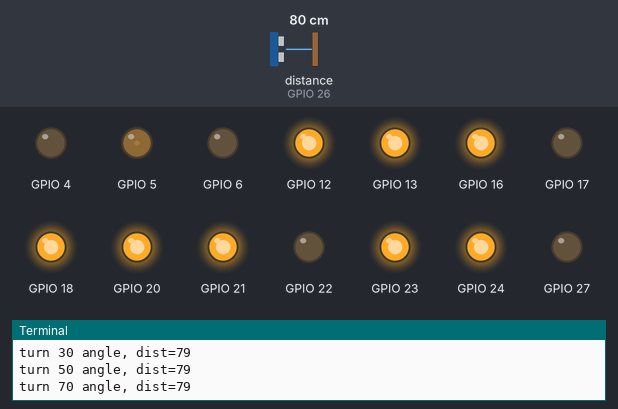
Simulated run of this program. Board: Raspberry Pi (BCM pin numbers). On the bench: output pins drawn as LEDs (lit = HIGH), the last lines printed to the terminal. The inputs (shaded band) are chosen by the test bench; at power-on: distance to the obstacle (sensor on GPIO 26) 80 cm. The echo pulse lasts 58.3 µs per cm; random numbers come from a fixed seed; the clock reads 2024-03-15 10:24:30 at power-on unless the program sets it; pins used as bus, display or sensor lines are not drawn.

Above: at 3.2 s.
3.3 s: distance to the obstacle (sensor on GPIO 26) set to 54 cm
At 5.0 s:
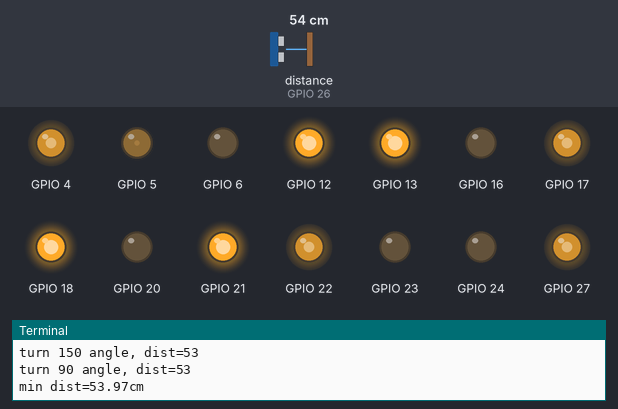
6.3 s: distance to the obstacle (sensor on GPIO 26) set to 46 cm
At 7.9 s:
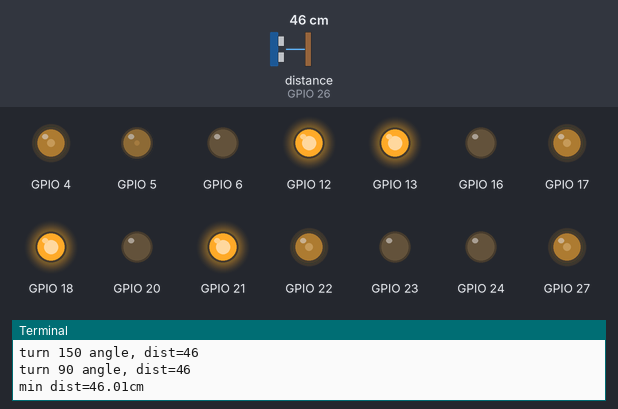
9.3 s: distance to the obstacle (sensor on GPIO 26) set to 22 cm
12.3 s: distance to the obstacle (sensor on GPIO 26) set to 18 cm
At 14.7 s:
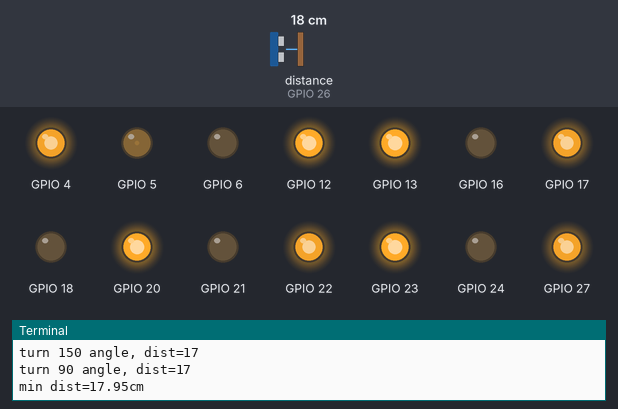
Timing chart, 0 to 16.3 s (numbered marks = the images above; inputs shaded):
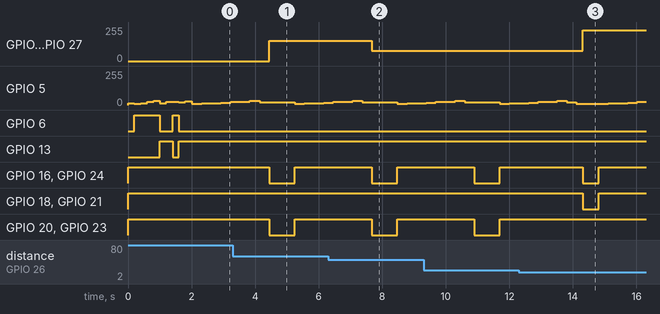

The program:

ai_car.py
```python
#!/usr/bin/python3
#encoding=utf-8

import time
import random
import RPi.GPIO as GPIO


class MyGPIO():
    init_count = 0
    mode = GPIO.BCM

    def __init__(self, idx, init_with_output, init_with_high=False):
        self.idx = idx
        if idx is None:
            return

        if MyGPIO.init_count == 0:
            GPIO.setmode(MyGPIO.mode)
        MyGPIO.init_count += 1

        if init_with_output: # 只有在输出的时候才可能会设置输出为高/低
            initial_status = GPIO.HIGH if init_with_high else GPIO.LOW
            GPIO.setup(idx, GPIO.OUT, initial=initial_status)
        else:
            GPIO.setup(idx, GPIO.IN)

    def __del__(self):
        if self.idx is None:
            return
        MyGPIO.init_count -= 1
        if MyGPIO.init_count == 0:
            GPIO.cleanup()

    def high(self):
        if self.idx is not None:
            GPIO.output(self.idx, GPIO.HIGH)

    def low(self):
        if self.idx is not None:
            GPIO.output(self.idx, GPIO.LOW)

    def input(self):
        if self.idx is not None:
            return GPIO.input(self.idx)

class MyPWM(MyGPIO):
    def __init__(self, idx, frequency):
        super(MyPWM, self).__init__(idx, init_with_output=True, init_with_high=False)
        self.pwm = GPIO.PWM(idx, frequency)
        self.pwm.start(0)

    def chanage_duty_cycle(self, cycle):
        self.pwm.ChangeDutyCycle(cycle)

class DistanceManager(object):
    steer_frequency = 50 # 50HZ
    def __init__(self, idx, idx_r=None, idx_g=None, idx_b=None, idx_trig=None, idx_ping=None):
        self.steer = MyPWM(idx, DistanceManager.steer_frequency)
        self.led_r = MyGPIO(idx_r, True)
        self.led_g = MyGPIO(idx_g, True)
        self.led_b = MyGPIO(idx_b, True)
        self.delt = 12

        self.trig = MyGPIO(idx_trig, init_with_output=True, init_with_high=False)
        self.echo = MyGPIO(idx_ping, init_with_output=False)

        leds = [self.led_r, self.led_g, self.led_b]
        times = 8
        while times > 0:
            self.turn_angle(random.randint(0, 180))
            for led in leds:
                led.low()
            leds[random.randint(0, 2)].high()
            time.sleep(0.2)
            times -= 1
        self.turn_angle(90)
        [led.low() for led in leds]
        self.led_r.high()
        time.sleep(0.2)

    def set_delt(self):
        pass

    def angle2frequency(self, alpha):
        alpha += self.delt
        if alpha < 0:
            alpha = 0
        alpha %= 180

        return round(alpha / 18. + 2.5)

    def calc_distance(self, alpha):
        self.turn_angle(alpha)
        time.sleep(0.2)

        self.trig.high()
        time.sleep(0.00001) #1us
        self.trig.low()

        #start recording
        while self.echo.input() == 0:
            pass
        start=time.time()

        #end recording
        while self.echo.input() == 1:
            pass
        end = time.time()
        return round((end - start) * 343 / 2 * 100, 2)

    def turn_angle(self, alpha):
        self.steer.chanage_duty_cycle(self.angle2frequency(alpha))

class Wheel():
    def __init__(self, p_idx, n_idx, ctrl_idx=None):
        self.p = MyGPIO(p_idx, init_with_output=True, init_with_high=True)
        self.n = MyGPIO(n_idx, init_with_output=True, init_with_high=True)
        self.ctrl = MyPWM(ctrl_idx, frequency=50)
        self.speed = 0

    def set_speed(self, speed):
        self.speed = speed

    def stop(self):
        self.p.high()
        self.n.high()

    def forward(self, speed):  # 正向
       self.p.high()
       self.n.low()
       self.ctrl.chanage_duty_cycle(speed)

    def reverse(self, speed):
        self.p.low()
        self.n.high()
        self.ctrl.chanage_duty_cycle(speed)

    def fire(self):
        while True:
            pass

class Car(object):
    def __init__(self, w1_idxs, w2_idxs, w3_idxs, w4_idxs, steer_idx=None, idx_trig=None, idx_ping=None,
                       steer_led_r=None, steer_led_g=None, steer_led_b=None):
        self.w1 = Wheel(w1_idxs[0], w1_idxs[1], 27)
        self.w2 = Wheel(w2_idxs[0], w2_idxs[1], 22)
        self.w3 = Wheel(w3_idxs[0], w3_idxs[1], 17)
        self.w4 = Wheel(w4_idxs[0], w4_idxs[1], 4)

        if steer_idx is not None:
            self.distance_manager = DistanceManager(steer_idx, idx_trig=idx_trig, idx_ping=idx_ping, idx_r=steer_led_r, idx_g=steer_led_g, idx_b=steer_led_b)

    def forward(self, speed):
        self.w1.forward(speed)
        self.w2.forward(speed)
        self.w3.forward(speed)
        self.w4.forward(speed)

    def turn_left(self):
        speed = 90
        self.w1.reverse(speed)
        self.w3.reverse(speed)
        self.w2.forward(speed)
        self.w4.forward(speed)

    def turn_right(self):
        speed = 90
        self.w1.forward(speed)
        self.w3.forward(speed)
        self.w2.reverse(speed)
        self.w4.reverse(speed)

    def stop(self):
        self.w1.stop()
        self.w2.stop()
        self.w3.stop()
        self.w4.stop()

    def run(self):
        dist = self.distance_manager.calc_distance(145)
        print(dist)
        #return

        while True:
            min_dist = 0xFFFF
            angles = [10, 30, 50, 70, 110, 130, 150, 90]
            self.stop()
            for alpha in angles:
                dist = self.distance_manager.calc_distance(alpha)
                print("turn %d angle, dist=%d" % (alpha, dist))
                time.sleep(0.1)
                if dist < min_dist:
                    min_dist = dist

            print("min dist=%.2fcm" % (min_dist))

            if min_dist > 20:
                if min_dist > 100: # 15cm
                    self.forward(90)
                elif min_dist > 50:
                    self.forward(60)
                else:
                    self.forward(30)
                time.sleep(0.8)
            else:
                # check left
                dist = self.distance_manager.calc_distance(1)
                self.turn_right()
                time.sleep(0.5)


def main():
    #w = Wheel(18, 23, 4)
    #w.forward(50)
    #time.sleep(10)

    w1 = [12, 16]
    w2 = [21, 20]
    w3 = [25, 24]
    w4 = [18, 23]

    steer_idx = 5
    steer_led_r = 13
    steer_led_g = 6
    idx_trig = 19
    idx_ping = 26

    car = Car(w1, w2, w3, w4, steer_idx, steer_led_r=steer_led_r, steer_led_g=steer_led_g, idx_trig=19, idx_ping=26)
    car.run()


if __name__ == "__main__":
    main()
```

Measured:
- the behaviour switches between 51 and 50 cm on distance to the obstacle (sensor on GPIO 26) (found by bisection; images 1 and 2)
- the behaviour switches between 20 and 19 cm on distance to the obstacle (sensor on GPIO 26) (found by bisection; images 2 and 3)
- after the input at 6.3 s, GPIO 4, GPIO 17, GPIO 22, GPIO 27: 153/255 → 77/255 after 1.4 s
- after the input at 12.3 s, GPIO 4, GPIO 17, GPIO 22, GPIO 27: 77/255 → 230/255 after 2.0 s; GPIO 18, GPIO 21: HIGH → LOW after 2.0 s, → HIGH 0.50 s later
